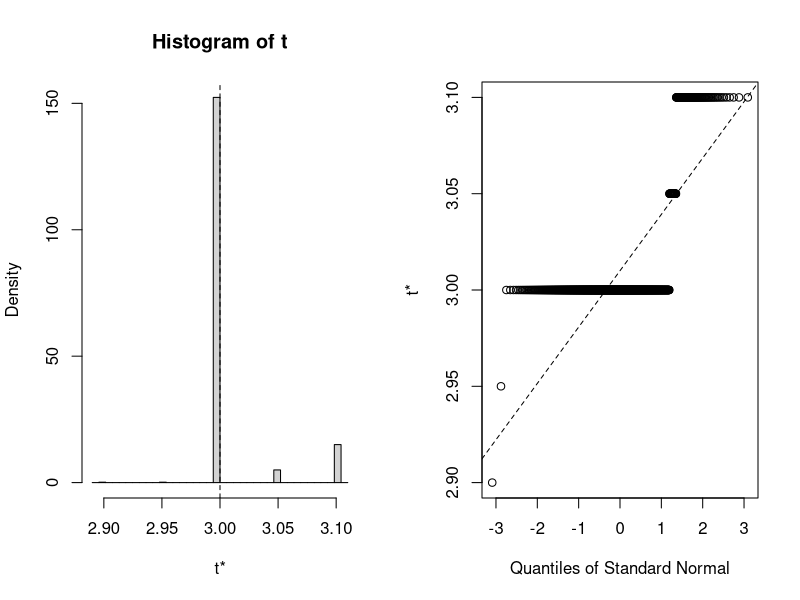

Write R code to recreate this figure.
#https://www.datacamp.com/community/tutorials/bootstrap-r

head(iris)

library(boot)

foo <- function(data, indices, cor.type){
  dt<-data[indices,]
  c(
    cor(dt[,1], dt[,2], method=cor.type),
    median(dt[,1]),
    median(dt[,2])
  )
}

set.seed(12345)
myBootstrap <- boot(iris, foo, R=1000, cor.type='s')

#$t0 contains values of our statistic(s) in original, full, dataset
myBootstrap$t0

#$t contains R values of our statistic(s) generated by the bootstrap procedure (bootstrap realizations of T)
myBootstrap$t

colMeans(myBootstrap$t)-myBootstrap$t0

apply(myBootstrap$t,2,sd)

plot(myBootstrap, index=3)

boot.ci(myBootstrap, index=1,type=c('basic','perc'))

tableOfIndices<-boot.array(myBootstrap, indices=T)




























